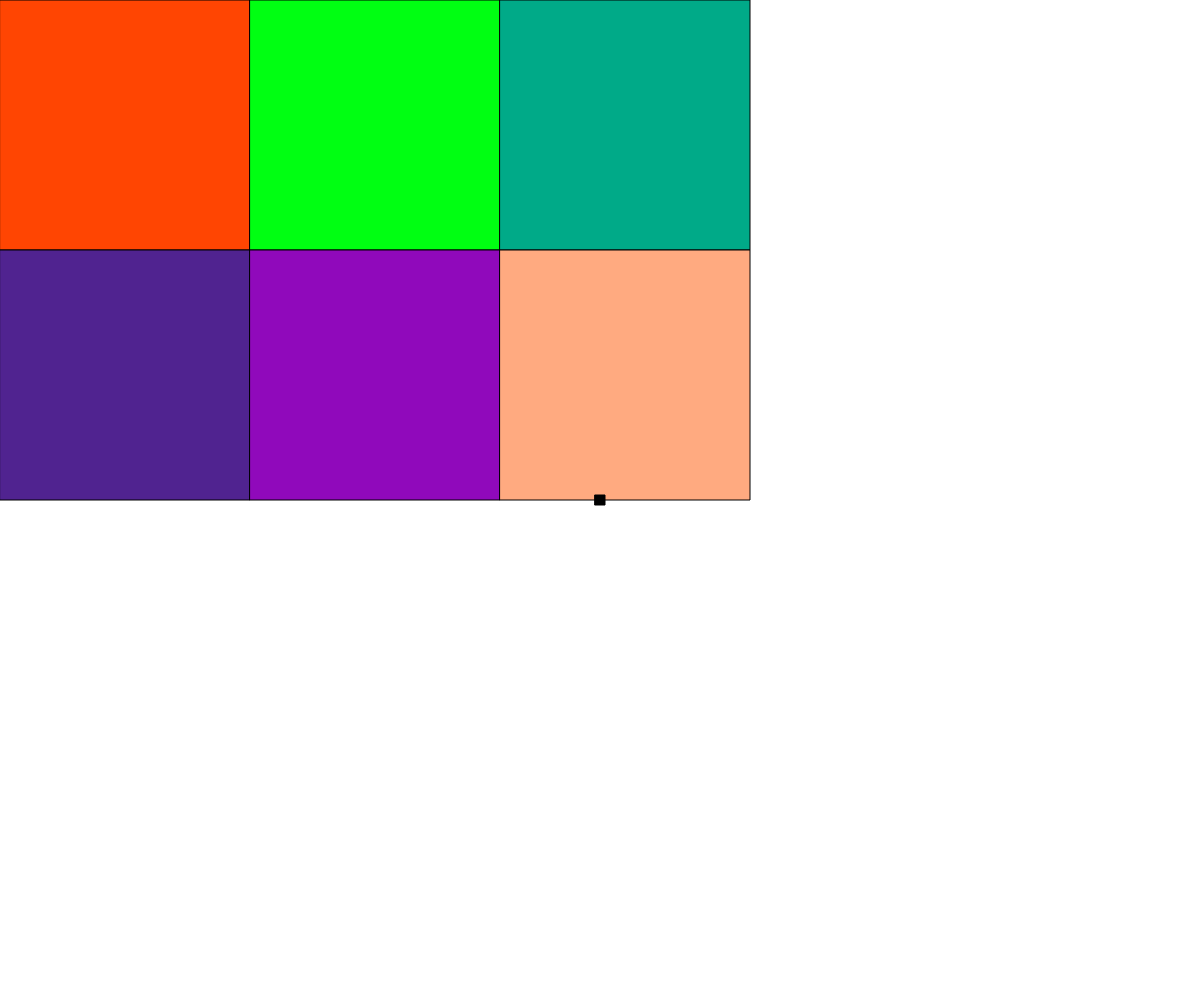
Frame 1 (no input)
Frame 60 (no input): identical to frame 1, image omitted
Frame 120 (the mouse pressed at the canvas centre since frame 60): identical to frame 1, image omitted

The p5.js sketch that drew this single still picture (run headless with seeded random() and noise() and a simulated clock; from frame 60 on, the mouse is pressed at the canvas centre):

// p5.js sketch
// ── sketch.js
function setup() {
  createCanvas(windowWidth, windowHeight);
}
let value = 10;
function draw() {
  clear();
  fill('#ff4502');
  rect(0, 0, 250, 250);
  fill('#00ff12');
  rect(250, 0, 250, 250);
  fill('#00aa88');
  rect(500, 0, 250, 250);
  fill('#502390');
  rect(0, 250, 250, 250);
  fill('#9009bb');
  rect(250, 250, 250, 250);
  fill('#ffaa80');
  rect(500, 250, 250, 250);

  fill('#000000');
  rect(windowWidth / 2 - value / 2, windowHeight / 2 - value / 2, value, value);
}

function mouseClicked(event) {
  value += 20;
  if (value > windowHeight) value = 10;
}
